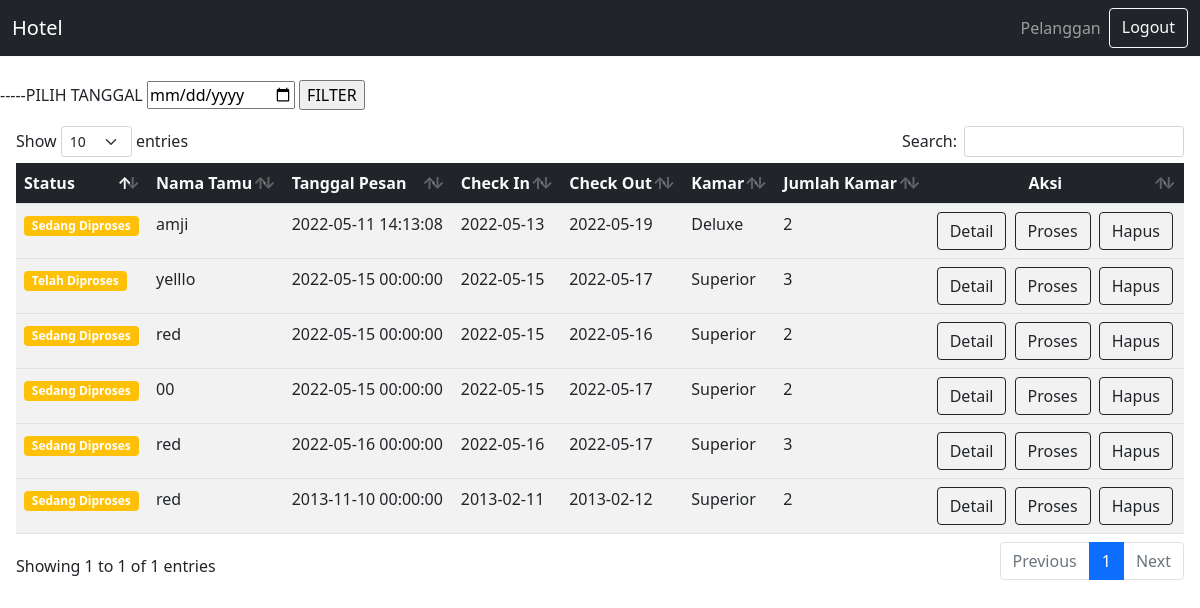
The app's page /resepsionis/pelanggan.php (signed in) with its own data.
### tables this page shows
CREATE TABLE `pelanggan` (
  `id` int(11) NOT NULL,
  `no_reg` varchar(50) NOT NULL,
  `nama_pemesan` varchar(50) NOT NULL,
  `email` varchar(50) NOT NULL,
  `hp` varchar(12) NOT NULL,
  `nama_tamu` varchar(50) NOT NULL,
  `tgl_pesan` datetime NOT NULL,
  `checkin` date NOT NULL,
  `checkout` date NOT NULL,
  `jml_kamar` int(2) NOT NULL,
  `status` enum('Sedang Diproses','Telah Diproses') NOT NULL,
  `id_kamar` int(11) NOT NULL
);

CREATE TABLE `kamar` (
  `id_kamar` int(11) NOT NULL,
  `nama_kamar` varchar(50) NOT NULL,
  `total_kamar` int(5) NOT NULL
);

### resepsionis/pelanggan.php (the view, shortened to what this page needs)
<?php
$conn = mysqli_connect("localhost", "root", "", "hotel-hebat");
?>
<!DOCTYPE html>
<html lang="en">
<head>
  <link rel="stylesheet" href="../vendor/bootstrap.min.css">
  <link rel="stylesheet" href="../vendor/dataTables.bootstrap5.min.css">
</head>
<body style="margin-top: 80px;">
  <?php
  include './navbar.php'
  ?>
<form method="get">
			<label>-----PILIH TANGGAL</label>
			<input type="date" name="tanggal">
			<input type="submit" value="FILTER">
		</form>
  <div class="container-fluid card-body">
    <table id="pelanggan" class="table table-striped" style="width:100%">
      <thead class="bg-dark text-light">
        <tr>
          <th>Status</th>
          <th>Nama Tamu</th>
          <th>Tanggal Pesan</th>
          <th>Check In</th>
          <th>Check Out</th>
          <th>Kamar</th>
          <th>Jumlah Kamar</th>
          <th class="text-center">Aksi</th>
        </tr>
      </thead>
      <?php
			if(isset($_GET['tanggal'])){
				$tgl = $_GET['tanggal'];
				$resultPelanggan = mysqli_query($conn,"select * from pelanggan,kamar WHERE checkin='$tgl' AND pelanggan.id_kamar = kamar.id_kamar");
			}else{
				$resultPelanggan = mysqli_query($conn, "SELECT * FROM pelanggan,kamar WHERE pelanggan.id_kamar = kamar.id_kamar");
			}
			while($rowPelanggan = mysqli_fetch_array($resultPelanggan)){
        ?>
      <tbody>
      <tr>
            <td><span class="badge bg-warning"><?= $rowPelanggan['status']; ?></span></td>
            <td><?= $rowPelanggan['nama_tamu']; ?></td>
            <td><?= $rowPelanggan['tgl_pesan']; ?></td>
            <td><?= $rowPelanggan['checkin']; ?></td>
            <td><?= $rowPelanggan['checkout']; ?></td>
            <td><?= $rowPelanggan['nama_kamar']; ?></td>
            <td><?= $rowPelanggan['jml_kamar']; ?></td>
            <td>
              <a href="detail.php?id=<?= $rowPelanggan['id']; ?>" class="btn btn-outline-dark">Detail</a>
              <a href="proses.php?id=<?= $rowPelanggan['id']; ?>" class="btn btn-outline-dark mx-1">Proses</a>
              <a href="hapus.php?id=<?= $rowPelanggan['id']; ?>" class="btn btn-outline-dark">Hapus</a>
            </td>
          </tr>
      </tbody>
      <?php  } ?>
    </table>
  </div>
</body>
</html>

### records on screen
pelanggan: status "Sedang Diproses", nama_tamu "amji", tgl_pesan "2022-05-11 14:13:08", checkin "2022-05-13", checkout "2022-05-19", id_kamar.nama_kamar "Deluxe", jml_kamar "2"
pelanggan: status "Telah Diproses", nama_tamu "yelllo", tgl_pesan "2022-05-15 00:00:00", checkin "2022-05-15", checkout "2022-05-17", id_kamar.nama_kamar "Superior", jml_kamar "3"
pelanggan: status "Sedang Diproses", nama_tamu "red", tgl_pesan "2022-05-15 00:00:00", checkin "2022-05-15", checkout "2022-05-16", id_kamar.nama_kamar "Superior", jml_kamar "2"
pelanggan: status "Sedang Diproses", nama_tamu "00", tgl_pesan "2022-05-15 00:00:00", checkin "2022-05-15", checkout "2022-05-17", id_kamar.nama_kamar "Superior", jml_kamar "2"
pelanggan: status "Sedang Diproses", nama_tamu "red", tgl_pesan "2022-05-16 00:00:00", checkin "2022-05-16", checkout "2022-05-17", id_kamar.nama_kamar "Superior", jml_kamar "3"
pelanggan: status "Sedang Diproses", nama_tamu "red", tgl_pesan "2013-11-10 00:00:00", checkin "2013-02-11", checkout "2013-02-12", id_kamar.nama_kamar "Superior", jml_kamar "2"
